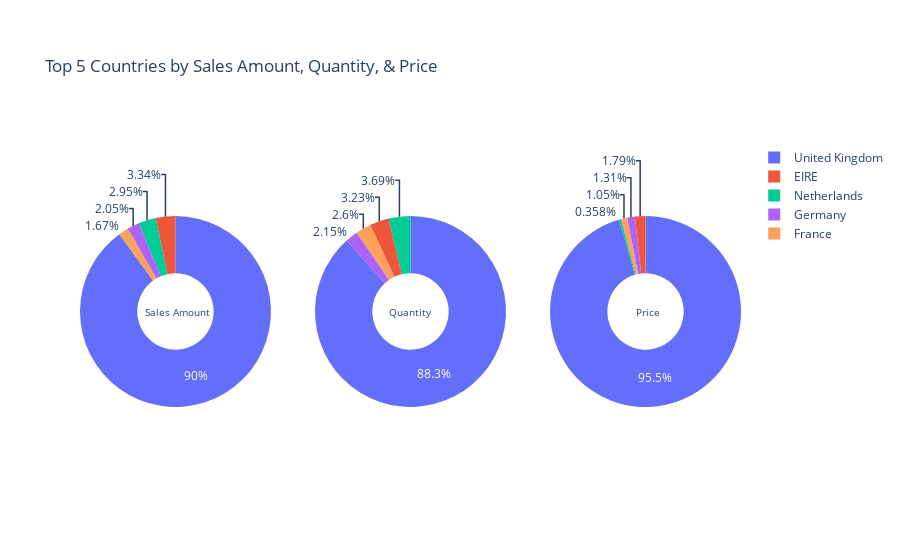

Notebook cell for this chart:
### Code cell
# labels = ["US", "China", "European Union", "Russian Federation", "Brazil", "India","Rest of World"]

# Create subplots: use 'domain' type for Pie subplot
fig = make_subplots(rows=1, cols=3, specs=[[{'type':'domain'}, {'type':'domain'}, {'type':'domain'}]])
fig.add_trace(go.Pie(labels=sales_country['Country'].head(5).tolist(),
                     values=sales_country['Amount'].head(5).tolist(), 
                     name="Country Sales Amount"),
              1, 1)
fig.add_trace(go.Pie(labels=sales_country['Country'].head(5).tolist(),
                     values=sales_country['Quantity'].head(5).tolist(), 
                     name="Country's Quantity"),
              1, 2)

fig.add_trace(go.Pie(labels=sales_country['Country'].head(5).tolist(),
                     values=sales_country['Price'].head(5).tolist(), 
                     name="Country's Price Sum"),
              1, 3)

# Use `hole` to create a donut-like pie chart
fig.update_traces(hole=.4, hoverinfo="label+percent+name")

fig.update_layout(
    title_text="Top 5 Countries by Sales Amount, Quantity, & Price",
    # Add annotations in the center of the donut pies.
    annotations=[dict(text='Sales Amount', x=0.095, y=0.5, font_size=10, showarrow=False),
                 dict(text='Quantity', x=0.50, y=0.5, font_size=10, showarrow=False),
                 dict(text='Price', x=0.88, y=0.5, font_size=10, showarrow=False)])
fig.show()

### Figure 1 — Plotly figure (JSON) as saved in the notebook; plotly's stock layout.template omitted (floating-point values rounded to 4 significant figures)
{"data": [{"domain": {"x": [0, 0.2889], "y": [0, 1]}, "hole": 0.4, "hoverinfo": "label+percent+name", "labels": ["United Kingdom", "EIRE", "Netherlands", "Germany", "France"], "name": "Country Sales Amount", "type": "pie", "values": [16800000.0, 623400.0, 549800.0, 383300.0, 311100.0]}, {"domain": {"x": [0.3556, 0.6444], "y": [0, 1]}, "hole": 0.4, "hoverinfo": "label+percent+name", "labels": ["United Kingdom", "EIRE", "Netherlands", "Germany", "France"], "name": "Country's Quantity", "type": "pie", "values": [9175904, 336088, 383625, 223088, 270582]}, {"domain": {"x": [0.7111, 1], "y": [0, 1]}, "hole": 0.4, "hoverinfo": "label+percent+name", "labels": ["United Kingdom", "EIRE", "Netherlands", "Germany", "France"], "name": "Country's Price Sum", "type": "pie", "values": [3115000.0, 58320.0, 11680.0, 42730.0, 34110.0]}], "layout": {"annotations": [{"font": {"size": 10}, "showarrow": false, "text": "Sales Amount", "x": 0.095, "y": 0.5}, {"font": {"size": 10}, "showarrow": false, "text": "Quantity", "x": 0.5, "y": 0.5}, {"font": {"size": 10}, "showarrow": false, "text": "Price", "x": 0.88, "y": 0.5}], "title": {"text": "Top 5 Countries by Sales Amount, Quantity, & Price"}}}
